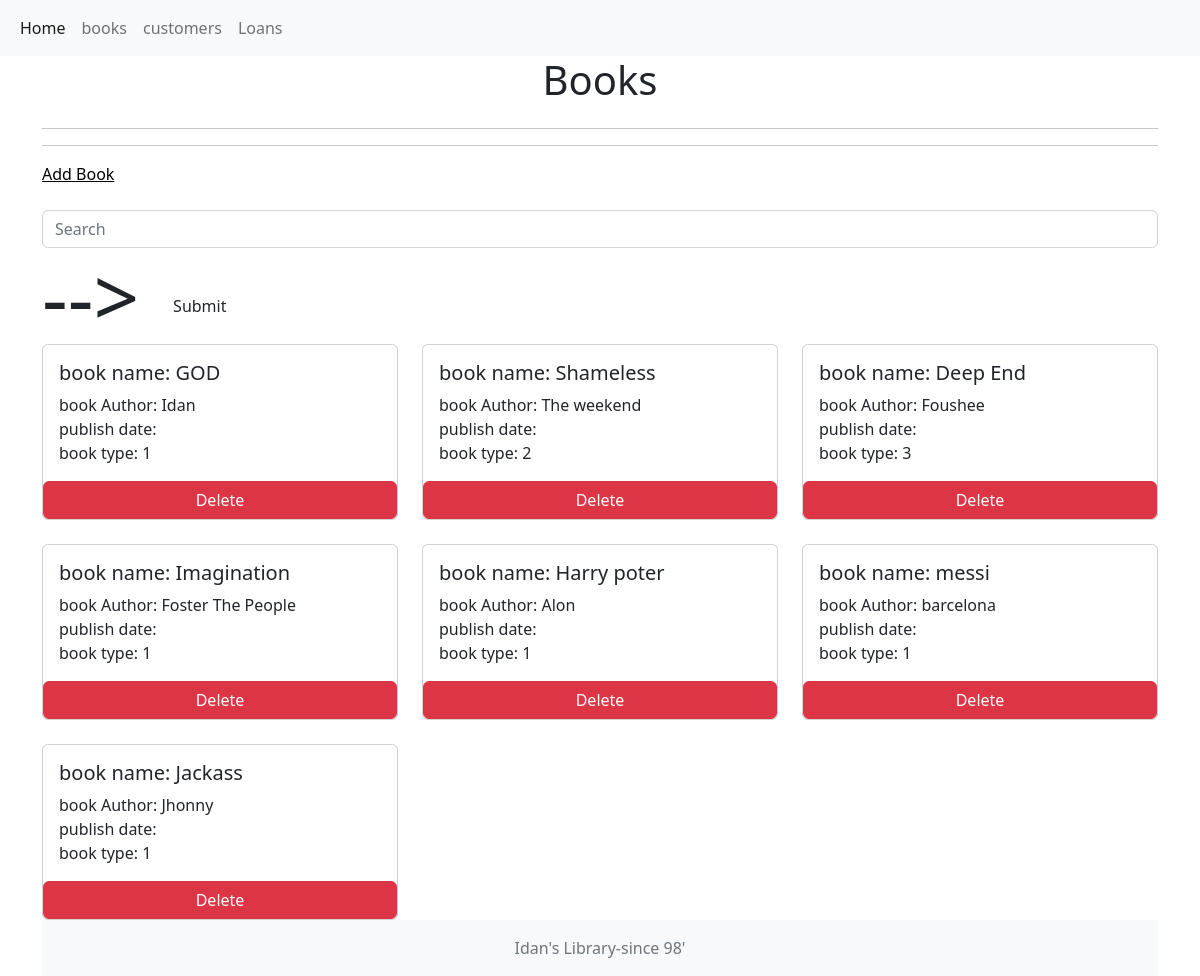
/books, run on the app's committed database.
### new.py (models this page shows, shortened)
class Books(db.Model):
    id = db.Column('BookID', db.Integer, primary_key = True)
    book_name = db.Column('BookName', db.String(100))
    book_author = db.Column('BookAuthor', db.String(50))
    published = db.Column('PublishedDate', db.String(10))
    book_type = db.Column('BookType', db.Integer)
    loanlink = db.relationship("Loans", backref = "books")

### new.py (the view)
@app.route('/books', methods =['GET', 'POST'] )
@app.route('/books/<id>')
def show_all_books(id = -1):
    if request.method == 'GET':
        if int(id) == -1:
            return render_template('all_books.html', all_books = Books.query.all())
        if int(id) > -1:
            selected_book = Books.query.get(int(id))
            return render_template('selected_book.html',selected_book = selected_book)

### templates/all_books.html (shortened to what this page needs)
{% extends "layout.html" %}
{% block head %}
{{ super() }}
{% endblock %}
{% block content %}
<div class="d-flex justify-content-center">
  <h1>Books</h1>
</div>
<hr>
<hr>
<div class="d-grid">
  <a style="color: rgb(2, 2, 2);padding-left: 00%;" href="/newbook" role="button">Add Book</a>
  <br>
</div>
<div class="display-1">
  <form action="/SearchBooks" class="form-inline" method="POST">
    <input type="serch" class="form-control" name="book_name"
    <button class="btn btn" type="submit">Submit</button, >
  </form>
</div>
<div class="row row-cols-1 row-cols-md-3 g-4">
  {% for one_book in all_books %}
  <div class="col">
    <div class="card">
      <div class="card-body">
        <h5 class="card-title">book name: {{one_book.book_name}}</h5>
        <p class="card-text"> book Author: {{one_book.book_author}} <br>
          publish date: {{one_book.publish_date}} <br>
          book type: {{one_book.book_type}}</p>
      </div>
      <a class="btn btn-danger" href="/deletebook/{{one_book.id}}">Delete</a>
    </div>
  </div>
  {% endfor %}
</div>
{% endblock %}

### data on the page
Books: book_name "GOD", book_author "Idan", book_type "1"
Books: book_name "Shameless", book_author "The weekend", book_type "2"
Books: book_name "Deep End", book_author "Foushee", book_type "3"
Books: book_name "Imagination", book_author "Foster The People", book_type "1"
Books: book_name "Harry poter", book_author "Alon", book_type "1"
Books: book_name "messi", book_author "barcelona", book_type "1"
Books: book_name "Jackass", book_author "Jhonny", book_type "1"
